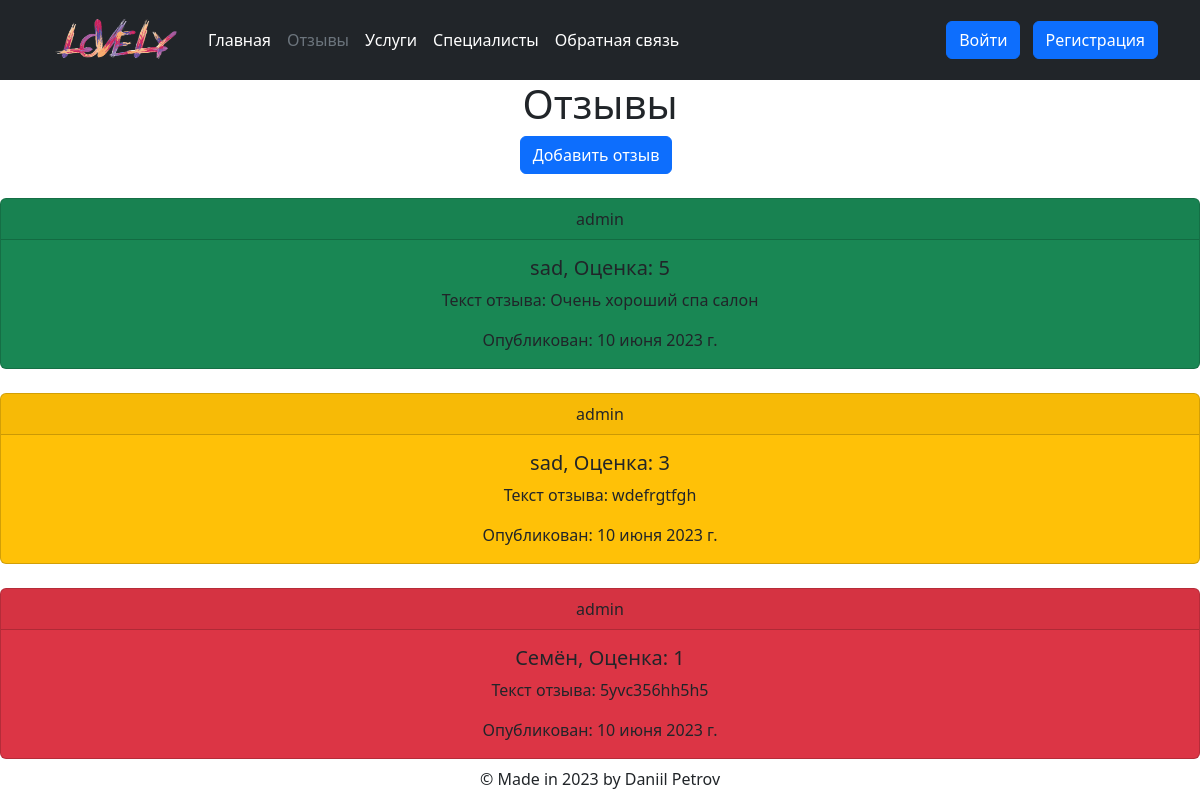
The app's page /reviews/ with its own data.
### reviews/models.py (models this page shows, shortened)
class Reviews(models.Model):
    user = models.ForeignKey(
        CustomUser, verbose_name='пользователь', on_delete=models.CASCADE,
        null=True, blank=True
    )
    is_published = models.BooleanField(
        'публикация',
        default=True
    )
    name = models.CharField(
        'тема отзыва',
        max_length=100,
        help_text='Введите тему отзыва'
    )
    review_text = models.TextField(
        'текст отзыва',
        max_length=1000,
        help_text='Максимум 1000 символов'
    )
    rating = models.CharField(
        "оценка",
        max_length=255,
        choices=Rating.choices,
        default=Rating.THREE,
        help_text="Поставьте оценку отзыва",
    )
    created_on = models.DateField(
        'дата создания',
        auto_now_add=True,
    )
    class Meta:
        verbose_name = 'отзыв'
        verbose_name_plural = 'отзывы'

### users/models.py (models this page shows)
class CustomUser(AbstractUser):
    username = models.CharField(
        "имя пользователя",
        max_length=30,
        unique=True,
        help_text="Максимальная длина 30 символов",
    )
    email = models.EmailField(
        "ваша почта",
        unique=True,
    )
    def __str__(self):
        return self.username

### reviews/views.py (the view)
# urls.py: path("", ReviewsView.as_view(), name="reviews"),
class ReviewsView(ListView):
    template_name = "reviews/reviews.html"
    context_object_name = "reviews"
    def get_queryset(self):
        return Reviews.objects.filter(is_published=True).order_by('created_on')

### templates/reviews/reviews.html (shortened to what this page needs)
{% extends 'base.html' %}
{% block content %}
    <h1>Отзывы</h1>
    <a href="{% url 'reviews:add_review' %}" role="button" class="btn btn-primary bi me-2">Добавить отзыв</a>
    {% for review in reviews %}
        <div class="card mt-4 mb-2 {% if review.rating == "4" or review.rating == "5" %}
        bg-success{% elif review.rating == "1" or review.rating == "2" %}bg-danger{% else %}bg-warning{% endif %}">
            <div class="card-header">
                {{ review.user }}
            </div>
            <div class="card-body">
                <h5 class="card-title">
                    {{ review.name }}, Оценка: {{ review.rating }}
                </h5>
                <p class="card-text">
                    Текст отзыва: {{ review.review_text }}
                </p>
                <p class="card-text">
                    Опубликован: {{ review.created_on }}
                </p>
            </div>
        </div>
    {% endfor %}
{% endblock content %}

### records on screen
Reviews: user "admin", name "sad", rating "5", review_text "Очень хороший спа салон", created_on "10 июня 2023 г."
Reviews: user "admin", name "sad", rating "3", review_text "wdefrgtfgh", created_on "10 июня 2023 г."
Reviews: user "admin", name "Семён", rating "1", review_text "5yvc356hh5h5", created_on "10 июня 2023 г."
